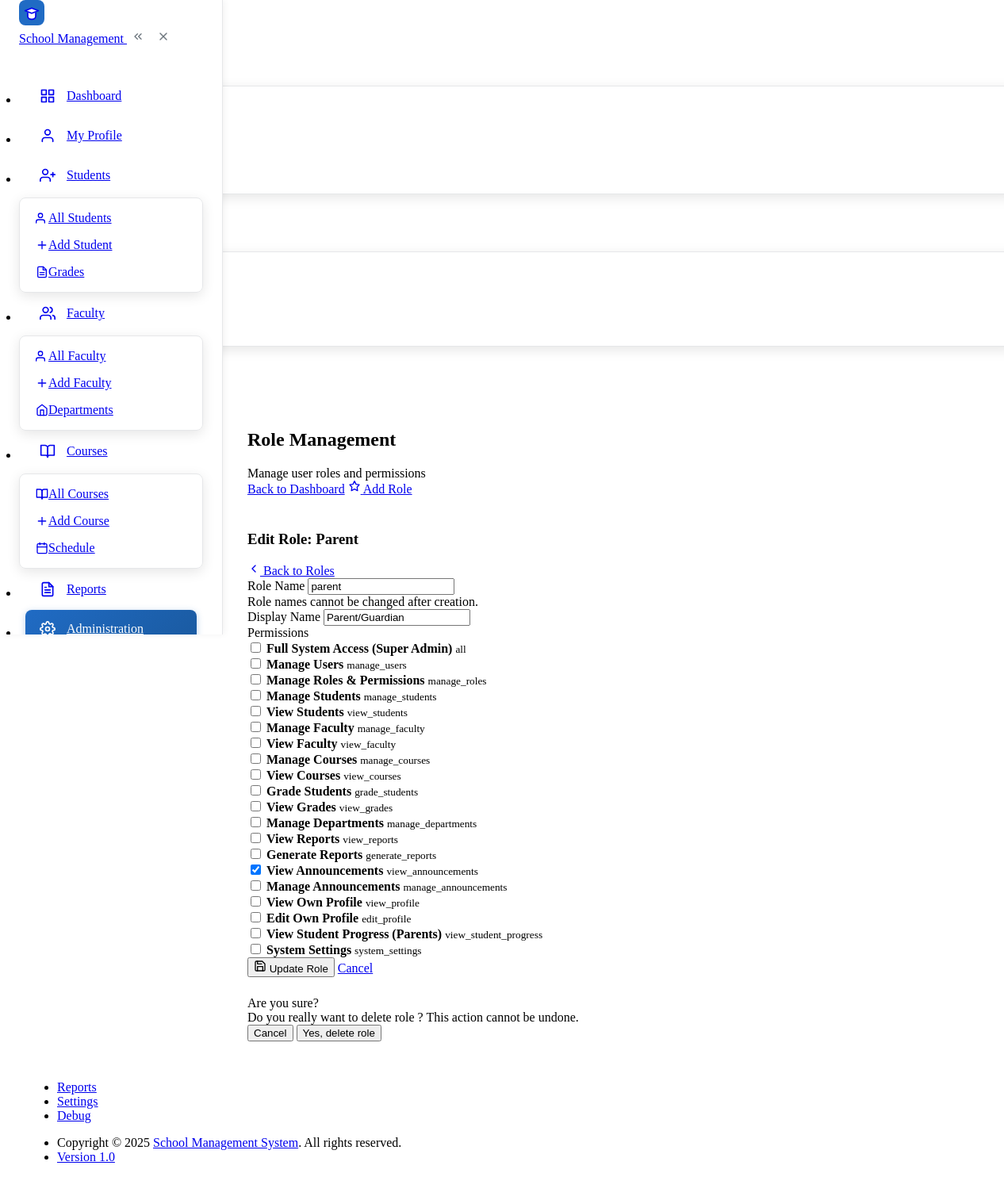
Screenshot of /dashboard.php?page=roles&action=edit&id=7 (signed in) with the database file from the repository.
### tables this page shows
CREATE TABLE roles (
    id INT PRIMARY KEY AUTO_INCREMENT,
    name VARCHAR(50) UNIQUE NOT NULL,
    description TEXT,
    permissions JSON,
    is_system_role BOOLEAN DEFAULT FALSE,
    status VARCHAR(20) DEFAULT 'active',
    created_at TIMESTAMP DEFAULT CURRENT_TIMESTAMP,
    updated_at TIMESTAMP DEFAULT CURRENT_TIMESTAMP ON UPDATE CURRENT_TIMESTAMP
);

### config/database.php (called while the page is built, shortened)
<?php
function sanitize_input($data) {
    $data = trim($data);
    $data = stripslashes($data);
    $data = htmlspecialchars($data, ENT_QUOTES, 'UTF-8');
    return $data;
}
?>

### dashboard.php (called while the page is built, shortened)
<?php
require_once 'config/database.php';
include 'includes/header.php';
include 'includes/navmenu.php';
include 'includes/dashboardcontent.php';
include 'includes/footer.php';
?>

### pages/roles.php (the view, shortened to what this page needs)
<?php
$action = isset($_GET['action']) ? sanitize_input($_GET['action']) : 'list';
$role_id = isset($_GET['id']) ? (int)$_GET['id'] : 0;
$available_permissions = [
    'all' => 'Full System Access (Super Admin)',
    'manage_users' => 'Manage Users',
    'manage_roles' => 'Manage Roles & Permissions',
    'manage_students' => 'Manage Students',
    'view_students' => 'View Students',
    'manage_faculty' => 'Manage Faculty',
    'view_faculty' => 'View Faculty',
    'manage_courses' => 'Manage Courses',
    'view_courses' => 'View Courses',
    'grade_students' => 'Grade Students',
    'view_grades' => 'View Grades',
    'manage_departments' => 'Manage Departments',
    'view_reports' => 'View Reports',
    'generate_reports' => 'Generate Reports',
    'view_announcements' => 'View Announcements',
    'manage_announcements' => 'Manage Announcements',
    'view_profile' => 'View Own Profile',
    'edit_profile' => 'Edit Own Profile',
    'view_student_progress' => 'View Student Progress (Parents)',
    'system_settings' => 'System Settings'
];
function get_role_by_id($id) {
    global $pdo;
    try {
        $stmt = $pdo->prepare("SELECT * FROM roles WHERE id = ?");
        $stmt->execute([$id]);
        return $stmt->fetch();
    } catch (Exception $e) {
        error_log("Get role error: " . $e->getMessage());
        return false;
    }
}
$edit_role = null;
if ($action === 'edit' && $role_id) {
    $edit_role = get_role_by_id($role_id);
}
?>
<?php if ($action === 'add'): ?>
<div class="card">
    <div class="card-header">
        <h3 class="card-title">Add New Role</h3>
        <div class="card-actions">
            <a href="dashboard.php?page=roles" class="btn btn-outline-secondary">
                <svg xmlns="http://www.w3.org/2000/svg" width="16" height="16" class="me-1" viewBox="0 0 24 24" fill="none" stroke="currentColor" stroke-width="2" stroke-linecap="round" stroke-linejoin="round">
                    <polyline points="15,18 9,12 15,6"></polyline>
                </svg>
                Back to Roles
            </a>
        </div>
    </div>
    <div class="card-body">
        <form method="POST" action="dashboard.php?page=roles&action=add">
            <input type="hidden" name="csrf_token" value="<?php echo generate_csrf_token(); ?>">
            <div class="row">
                <div class="col-md-6">
                    <div class="mb-3">
                        <label class="form-label required">Role Name</label>
                        <input type="text" name="name" class="form-control" required
                               placeholder="e.g., librarian, accountant"
                               pattern="[a-z_]+"
                               value="<?php echo htmlspecialchars($_POST['name'] ?? ''); ?>">
                        <div class="form-hint">Use lowercase letters and underscores only. This cannot be changed later.</div>
                    </div>
                </div>
                <div class="col-md-6">
                    <div class="mb-3">
                        <label class="form-label required">Display Name</label>
                        <input type="text" name="description" class="form-control" required
                               placeholder="e.g., Librarian, Accountant"
                               value="<?php echo htmlspecialchars($_POST['description'] ?? ''); ?>">
                        <div class="form-hint">Human-readable name for this role.</div>
                    </div>
                </div>
            </div>
            <div class="mb-3">
                <label class="form-label required">Permissions</label>
                <div class="row">
                    <?php foreach ($available_permissions as $perm => $desc): ?>
                    <div class="col-md-6 col-lg-4">
                        <label class="form-check">
                            <input type="checkbox" name="permissions[]" value="<?php echo $perm; ?>" class="form-check-input"
                                   <?php echo (isset($_POST['permissions']) && in_array($perm, $_POST['permissions'])) ? 'checked' : ''; ?>>
                            <span class="form-check-label">
                                <strong><?php echo htmlspecialchars($desc); ?></strong>
                                <small class="text-muted d-block"><?php echo $perm; ?></small>
                            </span>
                        </label>
                    </div>
                    <?php endforeach; ?>
                </div>
                <div class="form-hint">Select all permissions this role should have. "Full System Access" grants all permissions.</div>
            </div>
            <div class="form-footer">
                <button type="submit" class="btn btn-primary">
                    <svg xmlns="http://www.w3.org/2000/svg" width="16" height="16" class="me-1" viewBox="0 0 24 24" fill="none" stroke="currentColor" stroke-width="2" stroke-linecap="round" stroke-linejoin="round">
                        <path d="M19 21H5a2 2 0 0 1-2-2V5a2 2 0 0 1 2-2h11l5 5v11a2 2 0 0 1-2 2z"></path>
                        <polyline points="17,21 17,13 7,13 7,21"></polyline>
                        <polyline points="7,3 7,8 15,8"></polyline>
                    </svg>
                    Create Role
                </button>
                <a href="dashboard.php?page=roles" class="btn btn-secondary ms-2">Cancel</a>
            </div>
        </form>
    </div>
</div>
<?php elseif ($action === 'edit' && $edit_role): ?>
<div class="card">
    <div class="card-header">
        <h3 class="card-title">Edit Role: <?php echo htmlspecialchars(ucfirst(str_replace('_', ' ', $edit_role['name']))); ?></h3>
        <div class="card-actions">
            <a href="dashboard.php?page=roles" class="btn btn-outline-secondary">
                <svg xmlns="http://www.w3.org/2000/svg" width="16" height="16" class="me-1" viewBox="0 0 24 24" fill="none" stroke="currentColor" stroke-width="2" stroke-linecap="round" stroke-linejoin="round">
                    <polyline points="15,18 9,12 15,6"></polyline>
                </svg>
                Back to Roles
            </a>
        </div>
    </div>
    <div class="card-body">
        <?php if ($edit_role['name'] === 'super_admin'): ?>
        <div class="alert alert-warning">
            <h4>System Role</h4>
            <p>The super admin role cannot be modified as it's a core system role with full access.</p>
        </div>
        <a href="dashboard.php?page=roles" class="btn btn-secondary">Back to Roles</a>
        <?php else: ?>
        <form method="POST" action="dashboard.php?page=roles&action=edit&id=<?php echo $edit_role['id']; ?>">
            <div class="row">
                <div class="col-md-6">
                    <div class="mb-3">
                        <label class="form-label">Role Name</label>
                        <input type="text" class="form-control" value="<?php echo htmlspecialchars($edit_role['name']); ?>" readonly>
                        <div class="form-hint">Role names cannot be changed after creation.</div>
                    </div>
                </div>
                <div class="col-md-6">
                    <div class="mb-3">
                        <label class="form-label required">Display Name</label>
                        <input type="text" name="description" class="form-control" required
                               value="<?php echo htmlspecialchars($_POST['description'] ?? $edit_role['description']); ?>">
                    </div>
                </div>
            </div>
            <div class="mb-3">
                <label class="form-label required">Permissions</label>
                <?php
                $current_permissions = json_decode($edit_role['permissions'], true) ?: [];
                $selected_permissions = $_POST['permissions'] ?? $current_permissions;
                ?>
                <div class="row">
                    <?php foreach ($available_permissions as $perm => $desc): ?>
                    <div class="col-md-6 col-lg-4">
                        <label class="form-check">
                            <input type="checkbox" name="permissions[]" value="<?php echo $perm; ?>" class="form-check-input"
                                   <?php echo in_array($perm, $selected_permissions) ? 'checked' : ''; ?>>
                            <span class="form-check-label">
                                <strong><?php echo htmlspecialchars($desc); ?></strong>
                                <small class="text-muted d-block"><?php echo $perm; ?></small>
                            </span>
                        </label>
                    </div>
                    <?php endforeach; ?>
                </div>
            </div>
            <div class="form-footer">
                <button type="submit" class="btn btn-primary">
                    Update Role
                </button>
                <a href="dashboard.php?page=roles" class="btn btn-secondary ms-2">Cancel</a>
            </div>
        </form>
        <?php endif; ?>
    </div>
</div>
<?php endif; ?>
<div class="modal modal-blur fade" id="deleteRoleModal" tabindex="-1" role="dialog">
    <div class="modal-dialog modal-sm modal-dialog-centered" role="document">
        <div class="modal-content">
            <div class="modal-body">
                <div class="modal-title">Are you sure?</div>
                <div>Do you really want to delete role <strong id="deleteRoleName"></strong>? This action cannot be undone.</div>
            </div>
            <div class="modal-footer">
                <button type="button" class="btn btn-link link-secondary me-auto" data-bs-dismiss="modal">Cancel</button>
                <form method="POST" id="deleteRoleForm" style="display: inline;">
                    <button type="submit" class="btn btn-danger">Yes, delete role</button>
                </form>
            </div>
        </div>
    </div>
</div>

### includes/header.php (style rules this page uses)
.card { transition: all 0.3s ease; margin-bottom: 1.5rem; }

### rows the page displays
roles: name "Parent", name "parent", description "Parent/Guardian", permissions "☑"

### other values shown
$desc "Full System Access (Super Admin)"
$perm "all"
$desc "Manage Users"
$perm "manage_users"
$desc "Manage Roles & Permissions"
$perm "manage_roles"
$desc "Manage Students"
$perm "manage_students"
$desc "View Students"
$perm "view_students"
$desc "Manage Faculty"
$perm "manage_faculty"
$desc "View Faculty"
$perm "view_faculty"
$desc "Manage Courses"
